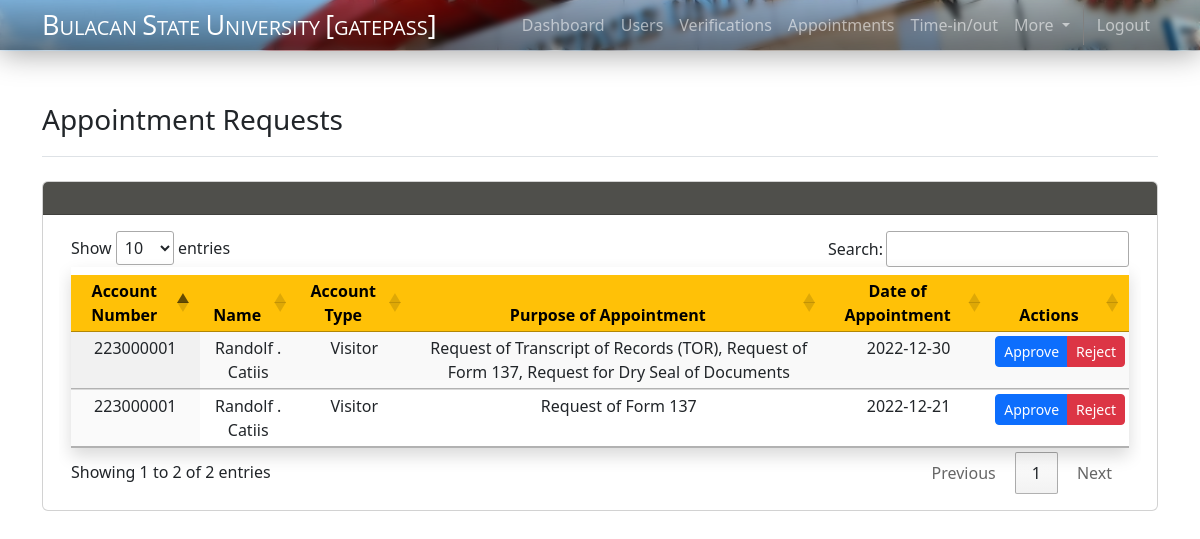
The app's page /superadmin/appointment.php (signed in), older data.
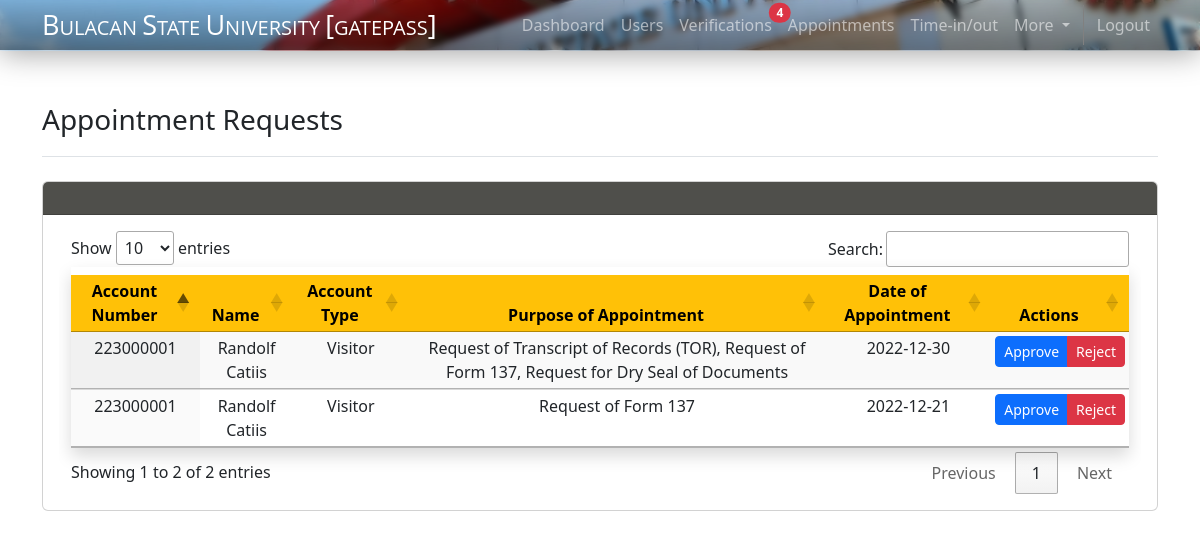
The same page, newer data.
### tables this page shows
CREATE TABLE `appointment` (
  `id` int(100) NOT NULL,
  `req_id` int(100) NOT NULL,
  `acc_no` int(30) DEFAULT NULL,
  `name` varchar(100) DEFAULT NULL,
  `type` varchar(30) DEFAULT NULL,
  `college` varchar(100) DEFAULT NULL,
  `reason` text DEFAULT NULL,
  `status` varchar(30) DEFAULT NULL,
  `date` date DEFAULT NULL,
  `qr_status` varchar(30) DEFAULT NULL,
  `qr` mediumblob DEFAULT NULL
);

### superadmin/appointment.php (the view, shortened to what the changed rows need)
<!DOCTYPE html>
<html lang="en">
<head>
    <link href="https://cdn.jsdelivr.net/npm/bootstrap@5.2.2/dist/css/bootstrap.min.css" rel="stylesheet">
    <link rel="stylesheet" href="../css/navbar.css">
    <link rel="stylesheet" href="https://cdn.datatables.net/1.12.1/css/jquery.dataTables.min.css">
</head>
<body>
    <?php require_once '../includes/navbar-sadmin.php'; ?>
    <div class="container" style="padding-bottom:20px;">
            <div class="card">
                <div class="card-body">
                    <div class="container table-responsive" >
                        <table class="table pt-2 shadow table-striped table-hover display compact" id="appointmentRequestTable">
                            <thead>
                                <tr class="text-bg-warning"style="background-color: #4F4F4B; color:white;">
                                    <th class="text-center">Account Number</th>
                                    <th class="text-center">Name</th>
                                    <th class="text-center">Account Type</th>
                                    <th class="text-center">Purpose of Appointment</th>
                                    <th class="text-center">Date of Appointment</th>
                                    <th class="text-center">Actions</th>
                                </tr>
                            </thead>
                            <tbody class="text-center">
                                <?php
                                require_once "../function/connect.php";
                                $select = "SELECT * FROM appointment WHERE status = 'pending'";
                                $result = mysqli_query($connect, $select);
                                while ($row = mysqli_fetch_assoc($result)) {
                                    $reqid = $row['req_id'];
                                    echo ("
                                                <tr>
                                                    <td>" . $row["acc_no"] . "</td>
                                                    <td class='text-capitalize'>" . $row["name"] . "</td>
                                                    <td class='text-capitalize'>" . $row["type"] . "</td>
                                                    <td>" . $row["reason"] . "</td>
                                                    <td>" . $row["date"] . "</td>
                                                    <td>
                                                    <div class='btn-group' role='group'>
                                                        <button type='button' class='btn btn-primary statusBtn btn-sm' data-status='approve' data-accno='" . $row['acc_no'] . "' data-reqid='" . $reqid . "'>Approve</button>
                                                        <button type='button' class='btn btn-danger statusBtn btn-sm' data-status='reject' data-accno='" . $row['acc_no'] . "' data-reqid='" . $reqid . "'>Reject</button>
                                                    </div>
                                                    </td>
                                                </tr>");
                                }
                                ?>
                            </tbody>
                        </table>
                    </div>
                </div>
            </div>
        </div>
</body>
</html>

### includes/navbar-sadmin.php (shortened to what the changed rows need)
<?php
include '../function/connect.php';
$s = "SELECT * FROM user_account WHERE verification = 'unverified'";
$r = mysqli_query($connect, $s);
$c =  mysqli_num_rows($r);
?>
<nav class="navbar navbar-expand-lg sticky-top navbar-dark" style=" height: 50px">
    <div class="glass-effect w-100">
        <div class="container d-flex justify-content-between">
            <div class="collapse navbar-collapse justify-content-end" id="navbarNavAltMarkup">
                <div class="navbar-nav">
                    <a class="nav-link position-relative" href="verification.php" id="tl2">Verifications<?php
                    if(!isset($_SESSION["notif1"])){
                        if($c != 0){
                                echo '<span class="position-absolute top-25 start-100 translate-middle badge rounded-pill bg-danger">
                                '.$c.'</span>';
                            }
                    }?></a>
                </div>
            </div>
        </div>
    </div>
</nav>

Row changes from the older to the newer data that the page shows:
changed appointment (number 1 of 2 on the later page): name "Randolf . Catiis" → "Randolf Catiis"
changed appointment "Request of Form 137": name "Randolf . Catiis" → "Randolf Catiis"
Text that changed along with them:
$c: (not shown) → "4"
